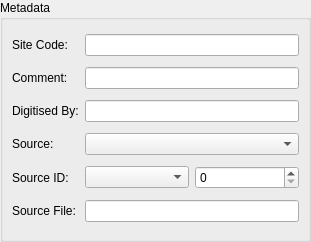
<?xml version="1.0" encoding="UTF-8"?>
<ui version="4.0">
 <class>MetadataWidget</class>
 <widget class="QWidget" name="MetadataWidget">
  <property name="geometry">
   <rect>
    <x>0</x>
    <y>0</y>
    <width>311</width>
    <height>242</height>
   </rect>
  </property>
  <property name="windowTitle">
   <string>Metadata</string>
  </property>
  <layout class="QGridLayout" name="gridLayout_2">
   <property name="margin">
    <number>0</number>
   </property>
   <item row="0" column="0">
    <widget class="QGroupBox" name="metadataGroup">
     <property name="title">
      <string>Metadata</string>
     </property>
     <layout class="QGridLayout" name="gridLayout">
      <item row="3" column="1">
       <widget class="QComboBox" name="sourceCodeCombo"/>
      </item>
      <item row="4" column="0">
       <widget class="QLabel" name="sourceIdLabel">
        <property name="text">
         <string>Source ID:</string>
        </property>
        <property name="buddy">
         <cstring>sourceClassCombo</cstring>
        </property>
       </widget>
      </item>
      <item row="0" column="0">
       <widget class="QLabel" name="siteLabel">
        <property name="text">
         <string>Site Code:</string>
        </property>
        <property name="buddy">
         <cstring>siteEdit</cstring>
        </property>
       </widget>
      </item>
      <item row="0" column="1">
       <widget class="QLineEdit" name="siteEdit">
        <property name="readOnly">
         <bool>false</bool>
        </property>
       </widget>
      </item>
      <item row="3" column="0">
       <widget class="QLabel" name="sourceCodeLabel">
        <property name="text">
         <string>Source:</string>
        </property>
        <property name="buddy">
         <cstring>sourceCodeCombo</cstring>
        </property>
       </widget>
      </item>
      <item row="5" column="0">
       <widget class="QLabel" name="sourceFileLabel">
        <property name="text">
         <string>Source File:</string>
        </property>
        <property name="buddy">
         <cstring>sourceFileEdit</cstring>
        </property>
       </widget>
      </item>
      <item row="5" column="1">
       <widget class="QLineEdit" name="sourceFileEdit"/>
      </item>
      <item row="4" column="1">
       <layout class="QHBoxLayout" name="horizontalLayout_2">
        <item>
         <widget class="QComboBox" name="sourceClassCombo"/>
        </item>
        <item>
         <widget class="QSpinBox" name="sourceIdSpin">
          <property name="toolTip">
           <string>Source ID</string>
          </property>
          <property name="maximum">
           <number>99999</number>
          </property>
         </widget>
        </item>
       </layout>
      </item>
      <item row="1" column="0">
       <widget class="QLabel" name="commentLabel">
        <property name="text">
         <string>Comment:</string>
        </property>
        <property name="buddy">
         <cstring>commentEdit</cstring>
        </property>
       </widget>
      </item>
      <item row="1" column="1">
       <widget class="QLineEdit" name="commentEdit">
        <property name="readOnly">
         <bool>false</bool>
        </property>
       </widget>
      </item>
      <item row="2" column="0">
       <widget class="QLabel" name="createdByLabel">
        <property name="text">
         <string>Digitised By:</string>
        </property>
        <property name="buddy">
         <cstring>createdByEdit</cstring>
        </property>
       </widget>
      </item>
      <item row="2" column="1">
       <widget class="QLineEdit" name="createdByEdit"/>
      </item>
     </layout>
    </widget>
   </item>
  </layout>
 </widget>
 <tabstops>
  <tabstop>siteEdit</tabstop>
  <tabstop>commentEdit</tabstop>
  <tabstop>createdByEdit</tabstop>
  <tabstop>sourceCodeCombo</tabstop>
  <tabstop>sourceClassCombo</tabstop>
  <tabstop>sourceIdSpin</tabstop>
  <tabstop>sourceFileEdit</tabstop>
 </tabstops>
 <resources/>
 <connections/>
</ui>
